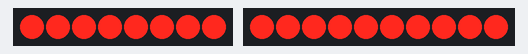
A sketch run on a simulated Arduino Uno, built with avr-gcc and run on an emulated ATmega328P. Parts: 8 shift-register outputs drawn as a row of LEDs (first output left, lit = HIGH), 10 shift-register outputs drawn as a row of LEDs (first output left, lit = HIGH). Wiring (inferred from the names in the program): shift register (74HC595): data pin 11; shift clock pin 13; latch pin 10; decade counter: clock pin 9; reset pin 8. Wiring (inferred from the signals the program sends): 2 × row of LEDs: on Q0, Q1, Q2, Q3, Q4, Q5, Q6, Q7 / on Q0, Q1, Q2, Q3, Q4, Q5, Q6, Q7, Q8, Q9. Random numbers use the default seed unless the sketch sets one.

Above: at 0.1 s.
At 1.1 s:
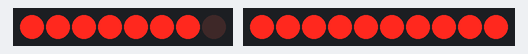
At 2.7 s:
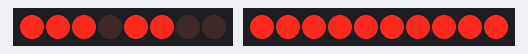
At 3.7 s:
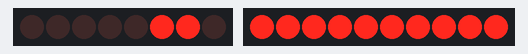
At 4.8 s:
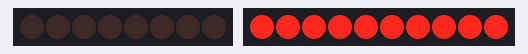
Timing chart, 0 to 6.3 s (numbered marks = the images above):
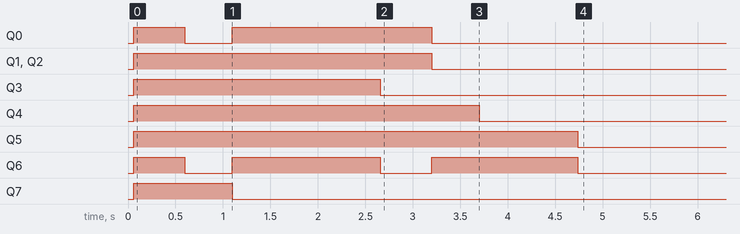

Measured:
- by itself, Q0: LOW → HIGH at 0.06 s, → LOW 0.54 s later, → HIGH 0.50 s later, → LOW 2.1 s later
- by itself, Q1, Q2: LOW → HIGH at 0.06 s, → LOW 3.1 s later
- by itself, Q3: LOW → HIGH at 0.06 s, → LOW 2.6 s later
- by itself, Q4: LOW → HIGH at 0.06 s, → LOW 3.6 s later
- by itself, Q5: LOW → HIGH at 0.06 s, → LOW 4.7 s later
- by itself, Q6: repeats every 2.1 s: LOW 0.50 s, HIGH 1.6 s, until it stays LOW from 4.7 s
- by itself, Q7: LOW → HIGH at 0.06 s, → LOW 1.0 s later

The sketch:

conways.ino
```cpp
#define XSIZE 10
#define YSIZE 8
int DataPin = 11;
int LatchPin = 10;
int ClockPin = 13;
int clock = 9;
int Reset = 8;
int a;
byte world[10][12][2];
long density = 50; // The density of the population on the the screen
byte bank[] = {
  B00000001,B00000010,B00000100,B00001000,B00010000,B00100000,B01000000,B10000000}; // a pool of bytes
// set up
byte leds_1[10] = {
  B00000000,B00000000,B00000000,B00000000,B00000000,B00000000,B00000000,B00000000,B00000000,B00000000};
byte leds_2[10] = {
  B00000000,B00000000,B00000000,B00000000,B00000000,B00000000,B00000000,B00000000,B00000000,B00000000};
void setup(){
  pinMode(DataPin,OUTPUT);
  pinMode(ClockPin,OUTPUT);
  pinMode(LatchPin,OUTPUT);
  //simple stuff here
  pinMode(clock,OUTPUT);
  pinMode(Reset,OUTPUT);
  //reseting the 4017 IC
  digitalWrite(Reset,HIGH);
  delayMicroseconds(5);
  digitalWrite(Reset,LOW);
  randomSeed(analogRead(5));// a random seed for the random start pattern
  // random papulation of the screen
  for (int i = 0; i < 10; i++) {
    for (int j = 0; j < 12; j++) {
      if (random(100) < density) {
        world[i][j][0] = 1;
        leds_1[i]+=bank[j];
        leds_2[i] = leds_1[i];
      }
      else {
        world[i][j][0] = 0;
      }
      world[i][j][1] = 0;
    }
  }
}


void loop(){
  display_pattern_1(50);
  // Birth and death cycle
  for (int x = 0; x < 10; x++) {
    for (int y = 0; y < 12; y++) {
      // Default is for cell to stay the same
      world[x][y][1] = world[x][y][0];
      int count = neighbours(x, y);
      if (count == 3 && world[x][y][0] == 0) {
        // A new cell is born
        world[x][y][1] = 1;
        leds_2[x] += bank[y];
      }
      if ((count < 2 || count > 3) && world[x][y][0] == 1) {
        // Cell dies
        world[x][y][1] = 0;
        leds_2[x] -= bank[y];
      }
    }
  }

  // Copy next generation into place
  for (int x = 0; x < 10; x++) {
    for (int y = 0; y < 12; y++) {
      world[x][y][0] = world[x][y][1];
      leds_1[x] = leds_2[x];
    }
  }
}

// This function is for the 4 laws in conway's game of life
int neighbours(int x, int y) {
  return world[(x + 1) % XSIZE][y][0] +
    world[x][(y + 1) % YSIZE][0] +
    world[(x + XSIZE - 1) % XSIZE][y][0] +
    world[x][(y + YSIZE - 1) % YSIZE][0] +
    world[(x + 1) % XSIZE][(y + 1) % YSIZE][0] +
    world[(x + XSIZE - 1) % XSIZE][(y + 1) % YSIZE][0] +
    world[(x + XSIZE - 1) % XSIZE][(y + YSIZE - 1) % YSIZE][0] +
    world[(x + 1) % XSIZE][(y + YSIZE - 1) % YSIZE][0];
}


void display_pattern_1(int loops){
  for(int t=0;t<loops;t++){
    for(a=0;a<10;a++){
      digitalWrite(LatchPin, 0);
      shiftOut(DataPin, ClockPin,MSBFIRST,leds_1[a]);
      digitalWrite(LatchPin, 1);
      delayMicroseconds(800);
      digitalWrite(LatchPin, 0);
      shiftOut(DataPin, ClockPin,MSBFIRST,0);
      digitalWrite(LatchPin, 1);
      digitalWrite(clock,HIGH);
      digitalWrite(clock,LOW);
    }
  }
}
```
